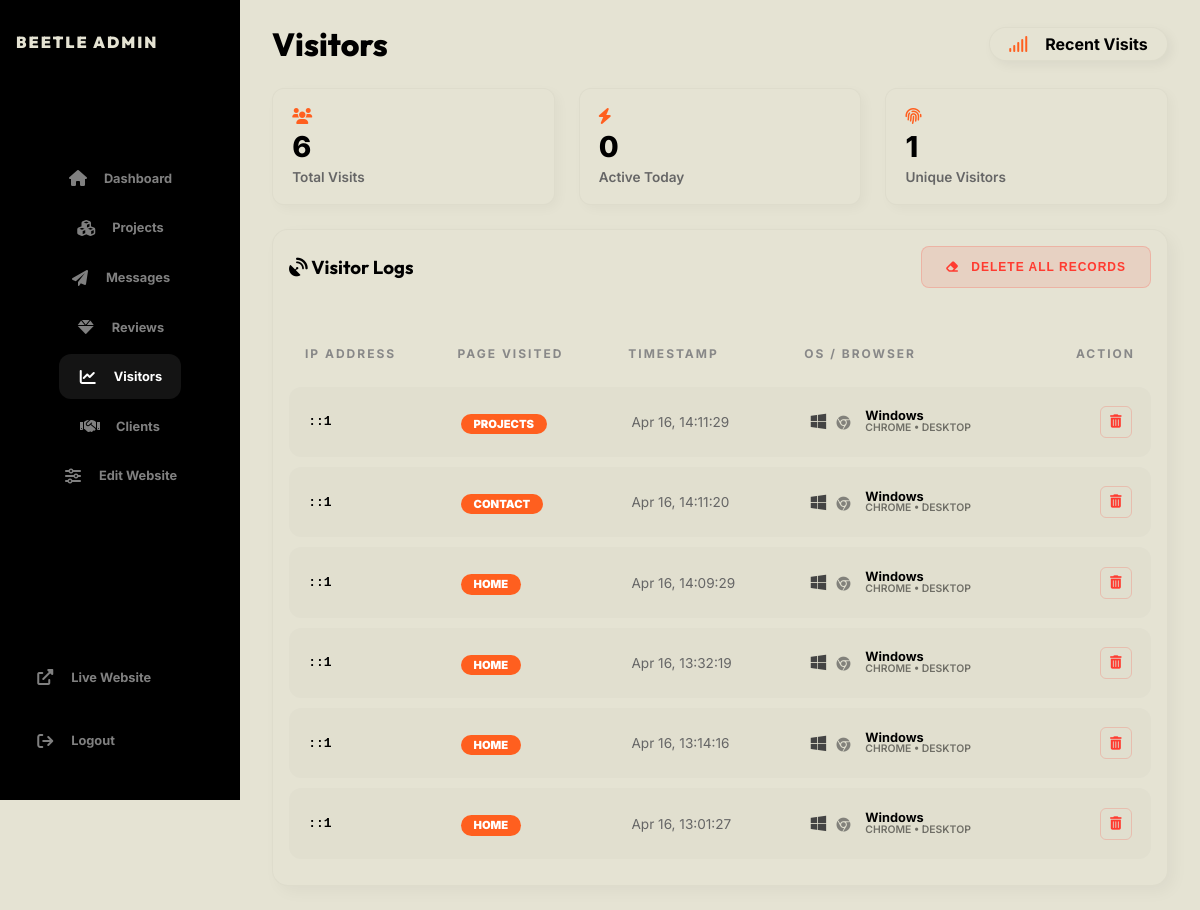
The app's page /controller/visitors/index.php (signed in) with its own data.
### tables this page shows
CREATE TABLE `visitors` (
  `id` int(11) NOT NULL,
  `ip_address` varchar(45) DEFAULT NULL,
  `user_agent` text DEFAULT NULL,
  `device_type` varchar(50) DEFAULT NULL,
  `browser` varchar(50) DEFAULT NULL,
  `os` varchar(50) DEFAULT NULL,
  `page_url` varchar(255) DEFAULT NULL,
  `visited_at` timestamp NOT NULL DEFAULT current_timestamp()
);

### controller/visitors/index.php (the view, shortened to what this page needs)
<?php
require_once '../../core/db.php';
$total_visits = $pdo->query("SELECT COUNT(*) FROM visitors")->fetchColumn();
$today_visits = $pdo->query("SELECT COUNT(*) FROM visitors WHERE DATE(visited_at) = CURDATE()")->fetchColumn();
$unique_ips = $pdo->query("SELECT COUNT(DISTINCT ip_address) FROM visitors")->fetchColumn();
$visitors = $pdo->query("SELECT * FROM visitors ORDER BY visited_at DESC LIMIT 100")->fetchAll();
?>
<!DOCTYPE html>
<html lang="en">
<head>
    <link rel="stylesheet" href="https://cdnjs.cloudflare.com/ajax/libs/font-awesome/6.0.0-beta3/css/all.min.css">
    <link rel="stylesheet" href="core/style.css">
</head>
<body class="admin-layout">
    <?php include '../../includes/aside.php'; ?>
    <main class="admin-main">
        <div class="admin-header">
            <h1 class="admin-page-title">Visitors</h1>
            <div class="admin-user-badge">
                <i class="fas fa-signal" style="color:var(--accent);"></i>
                <strong style="margin-left:5px;">Recent Visits</strong>
            </div>
        </div>
        <div class="admin-stats-grid">
            <div class="admin-stat-card">
                <i class="fas fa-users" style="color:var(--accent);"></i>
                <div class="admin-stat-value"><?php echo number_format($total_visits); ?></div>
                <div style="color:#666; font-size:0.85rem; font-weight:600;">Total Visits</div>
            </div>
            <div class="admin-stat-card">
                <i class="fas fa-bolt" style="color:var(--accent);"></i>
                <div class="admin-stat-value"><?php echo number_format($today_visits); ?></div>
                <div style="color:#666; font-size:0.85rem; font-weight:600;">Active Today</div>
            </div>
            <div class="admin-stat-card">
                <i class="fas fa-fingerprint" style="color:var(--accent);"></i>
                <div class="admin-stat-value"><?php echo number_format($unique_ips); ?></div>
                <div style="color:#666; font-size:0.85rem; font-weight:600;">Unique Visitors</div>
            </div>
        </div>
        <div class="admin-card">
            <div style="display:flex; flex-wrap: wrap; gap:1rem; justify-content:space-between; align-items:center; margin-bottom: 2rem;">
                <h3 style="font-family: var(--font-heading); margin: 0;"><i class="fas fa-satellite-dish"></i> Visitor Logs</h3>
                <?php if (!empty($visitors)): ?>
                    <button onclick="confirmVisitorAction('all', 'clear_all')" class="submit-btn" style="background: rgba(255, 59, 48, 0.1); color: #ff3b30; border: 1px solid rgba(255, 59, 48, 0.2); font-size: 0.75rem; padding: 0.8rem 1.5rem;  letter-spacing: 1px; border-radius: 8px;">
                        <i class="fas fa-eraser" style="margin-right: 8px;"></i> DELETE ALL RECORDS
                    </button>
                <?php endif; ?>
            </div>
            <div style="overflow-x: auto;">
                <table style="width:100%; border-collapse: separate; border-spacing: 0 10px;">
                    <thead>
                        <tr style="text-align:left; color:#888; font-size: 0.75rem; letter-spacing: 2px;">
                            <th style="padding:1rem;">IP ADDRESS</th>
                            <th style="padding:1rem;">PAGE VISITED</th>
                            <th style="padding:1rem;">TIMESTAMP</th>
                            <th style="padding:1rem;">OS / BROWSER</th>
                            <th style="padding:1rem; text-align:right;">ACTION</th>
                        </tr>
                    </thead>
                    <tbody>
                        <?php foreach ($visitors as $v): ?>
                            <tr style="background: rgba(0,0,0,0.02); transition: transform 0.3s ease;">
                                <td style="padding:1.2rem; font-family: monospace; font-weight:700; border-radius: 12px 0 0 12px;"><?php echo htmlspecialchars($v['ip_address']); ?></td>
                                <td style="padding:1.2rem;">
                                    <span style="background:var(--accent); color:#fff; padding: 0.2rem 0.8rem; border-radius: 20px; font-size: 0.7rem; font-weight:900;">
                                        <?php echo strtoupper(htmlspecialchars($v['page_url'])); ?>
                                    </span>
                                </td>
                                <td style="padding:1.2rem; color:#666; font-size:0.85rem;"><?php echo date('M d, H:i:s', strtotime($v['visited_at'])); ?></td>
                                <td style="padding:1.2rem;">
                                    <div style="display:flex; align-items:center; gap:0.8rem;">
                                        <div style="font-size:1.1rem; color:#444;">
                                            <?php
                                                $os = $v['os'] ?? 'Unknown';
                                                $browser = $v['browser'] ?? 'Unknown';
                                                $device = $v['device_type'] ?? 'Desktop';
                                                $os_icon = 'fa-question-circle';
                                                if (stripos($os, 'Windows') !== false) $os_icon = 'fa-windows';
                                                elseif (stripos($os, 'MacOS') !== false) $os_icon = 'fa-apple';
                                                elseif (stripos($os, 'Android') !== false) $os_icon = 'fa-android';
                                                elseif (stripos($os, 'iOS') !== false) $os_icon = 'fa-mobile-screen-button';
                                                elseif (stripos($os, 'Linux') !== false) $os_icon = 'fa-linux';
                                                $browser_icon = 'fa-globe';
                                                if (stripos($browser, 'Chrome') !== false) $browser_icon = 'fa-chrome';
                                                elseif (stripos($browser, 'Firefox') !== false) $browser_icon = 'fa-firefox-browser';
                                                elseif (stripos($browser, 'Safari') !== false) $browser_icon = 'fa-safari';
                                                elseif (stripos($browser, 'Edge') !== false) $browser_icon = 'fa-edge';
                                            ?>
                                            <i class="fab <?php echo $os_icon; ?> fa-fw" title="<?php echo $os; ?>"></i>
                                            <i class="fab <?php echo $browser_icon; ?> fa-fw" style="font-size:0.9rem; opacity:0.6;" title="<?php echo $browser; ?>"></i>
                                        </div>
                                        <div style="line-height:1;">
                                            <div style="font-size:0.8rem; font-weight:700;"><?php echo $os; ?></div>
                                            <div style="font-size:0.65rem; opacity:0.5; font-weight:600; text-transform:uppercase;"><?php echo $browser; ?> • <?php echo $device; ?></div>
                                        </div>
                                    </div>
                                </td>
                                <td style="padding:1.2rem; border-radius: 0 12px 12px 0; text-align:right;">
                                    <button onclick="confirmVisitorAction('<?php echo $v['id']; ?>', 'delete_visitor')" style="background:transparent; border:1px solid rgba(255, 59, 48, 0.2); color:#ff3b30; width:32px; height:32px; border-radius:6px; cursor:pointer; transition:all 0.2s; display:inline-flex; align-items:center; justify-content:center;" title="Delete Record">
                                        <i class="fas fa-trash-alt"></i>
                                    </button>
                                </td>
                            </tr>
                        <?php endforeach; ?>
                    </tbody>
                </table>
            </div>
        </div>
    </main>
</body>
</html>

### includes/aside.php (shortened to what this page needs)
<?php
$current_file = $_SERVER['PHP_SELF'];
function isActiveNav($path) {
    global $current_file;
    return strpos($current_file, $path) !== false ? 'active' : '';
}
?>
<aside class="admin-sidebar" id="admin-sidebar">
    <div class="sidebar-header">
        <div class="admin-logo">BEETLE ADMIN</div>
    </div>
    <nav>
        <a href="dashboard" class="admin-nav-item <?php echo isActiveNav('dashboard'); ?>"><i class="fas fa-home"></i> Dashboard</a>
        <a href="admin/projects" class="admin-nav-item <?php echo isActiveNav('projects'); ?>"><i class="fas fa-cubes"></i> Projects</a>
        <a href="admin/contacts" class="admin-nav-item <?php echo isActiveNav('contacts'); ?>"><i class="fas fa-paper-plane"></i> Messages</a>
        <a href="admin/testimonials" class="admin-nav-item <?php echo isActiveNav('testimonials'); ?>"><i class="fas fa-gem"></i> Reviews</a>
        <a href="admin/visitors" class="admin-nav-item <?php echo isActiveNav('visitors'); ?>"><i class="fas fa-chart-line"></i> Visitors</a>
        <a href="admin/clients" class="admin-nav-item <?php echo isActiveNav('clients'); ?>"><i class="fas fa-handshake"></i> Clients</a>
        <a href="admin/cms" class="admin-nav-item <?php echo isActiveNav('cms'); ?>"><i class="fas fa-sliders-h"></i> Edit Website</a>
    </nav>
    <div style="margin-top: auto;">
        <a href="./" target="_blank" class="admin-nav-item" style="border-bottom: 1px solid rgba(0,0,0,0.05); padding-bottom: 1rem; margin-bottom: 1rem;"><i class="fas fa-external-link-alt"></i> Live Website</a>
        <a href="controller/logout.php" class="admin-nav-item"><i class="fas fa-arrow-right-from-bracket"></i> Logout</a>
    </div>
</aside>

### records on screen
visitors: ip_address "::1", page_url "PROJECTS", visited_at "Apr 16, 14:11:29", os "Windows", browser "CHROME", device_type "DESKTOP"
visitors: ip_address "::1", page_url "CONTACT", visited_at "Apr 16, 14:11:20", os "Windows", browser "CHROME", device_type "DESKTOP"
visitors: ip_address "::1", page_url "HOME", visited_at "Apr 16, 14:09:29", os "Windows", browser "CHROME", device_type "DESKTOP"
visitors: ip_address "::1", page_url "HOME", visited_at "Apr 16, 13:32:19", os "Windows", browser "CHROME", device_type "DESKTOP"
visitors: ip_address "::1", page_url "HOME", visited_at "Apr 16, 13:14:16", os "Windows", browser "CHROME", device_type "DESKTOP"
visitors: ip_address "::1", page_url "HOME", visited_at "Apr 16, 13:01:27", os "Windows", browser "CHROME", device_type "DESKTOP"

### other values on screen
$total_visits "6"
$today_visits "0"
$unique_ips "1"
